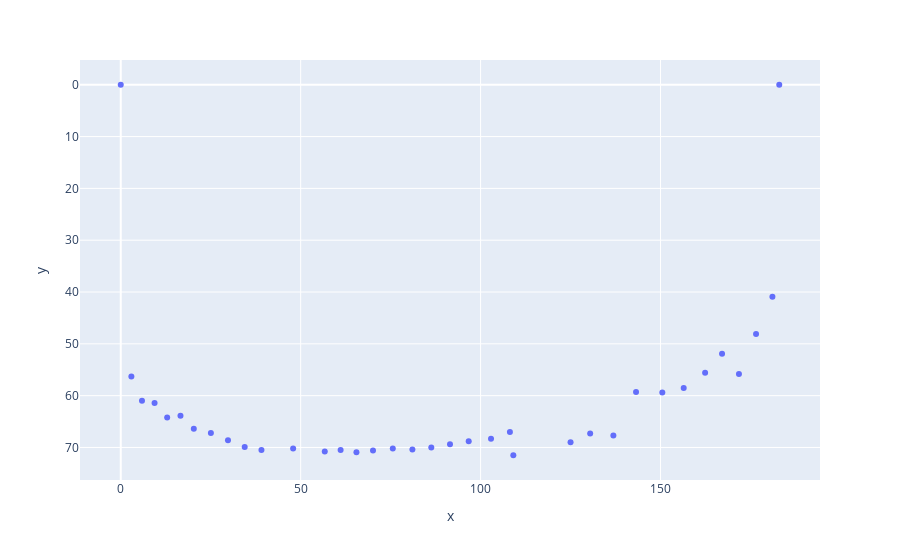

Notebook code cell kept with this figure:
### Code cell
fig = px.scatter(x=dataframe["DISTANCE FROM SHORE"], y=dataframe["MEAN DEPTH"])
fig.update_yaxes(autorange="reversed")

### Figure 1 — Plotly figure (JSON) as saved in the notebook; plotly's stock layout.template omitted (floating-point values rounded to 4 significant figures)
{"data": [{"hovertemplate": "x=%{x}<br>y=%{y}<extra></extra>", "legendgroup": "", "marker": {"color": "#636efa", "symbol": "circle"}, "mode": "markers", "name": "", "orientation": "v", "showlegend": false, "type": "scatter", "x": [0, 2.95, 5.9, 9.4, 12.9, 16.6, 20.3, 25.05, 29.8, 34.45, 39.1, 47.9, 56.7, 61.1, 65.5, 70.1, 75.6, 81.05, 86.3, 91.5, 96.7, 102.9, 109.1, 108.2, 125, 130.4, 136.9, 143.2, 150.5, 156.4, 162.4, 167.1, 171.8, 176.6, 181.1, 183], "xaxis": "x", "y": [0, 56.3, 61, 61.4, 64.2, 63.9, 66.4, 67.2, 68.6, 69.9, 70.5, 70.2, 70.8, 70.5, 70.9, 70.6, 70.2, 70.4, 70, 69.4, 68.8, 68.3, 71.5, 67, 69, 67.3, 67.7, 59.3, 59.4, 58.5, 55.6, 51.9, 55.8, 48.1, 40.9, 0], "yaxis": "y"}], "layout": {"legend": {"tracegroupgap": 0}, "margin": {"t": 60}, "xaxis": {"anchor": "y", "domain": [0, 1], "title": {"text": "x"}}, "yaxis": {"anchor": "x", "autorange": "reversed", "domain": [0, 1], "title": {"text": "y"}}}}
